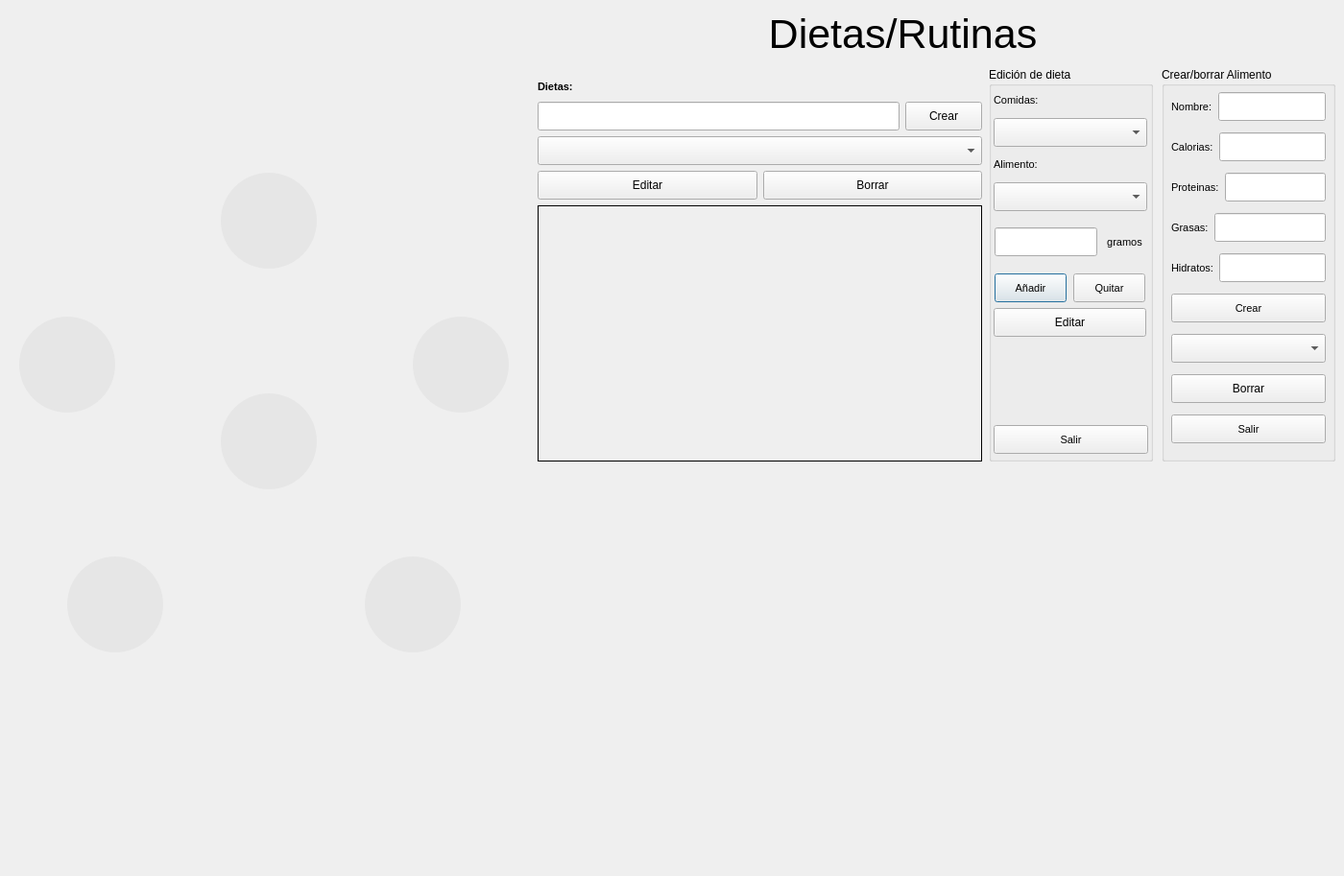
<?xml version="1.0" encoding="UTF-8"?>
<ui version="4.0">
 <class>Dialog</class>
 <widget class="QDialog" name="Dialog">
  <property name="geometry">
   <rect>
    <x>0</x>
    <y>0</y>
    <width>1400</width>
    <height>913</height>
   </rect>
  </property>
  <property name="minimumSize">
   <size>
    <width>1400</width>
    <height>913</height>
   </size>
  </property>
  <property name="maximumSize">
   <size>
    <width>1400</width>
    <height>913</height>
   </size>
  </property>
  <property name="windowTitle">
   <string>Dialog</string>
  </property>
  <widget class="QStackedWidget" name="Ventanas">
   <property name="enabled">
    <bool>true</bool>
   </property>
   <property name="geometry">
    <rect>
     <x>550</x>
     <y>10</y>
     <width>841</width>
     <height>821</height>
    </rect>
   </property>
   <property name="currentIndex">
    <number>1</number>
   </property>
   <widget class="QWidget" name="page">
    <widget class="QLabel" name="label">
     <property name="geometry">
      <rect>
       <x>310</x>
       <y>10</y>
       <width>211</width>
       <height>71</height>
      </rect>
     </property>
     <property name="font">
      <font>
       <pointsize>32</pointsize>
      </font>
     </property>
     <property name="text">
      <string>Perfil</string>
     </property>
     <property name="alignment">
      <set>Qt::AlignCenter</set>
     </property>
    </widget>
   </widget>
   <widget class="QWidget" name="page_3">
    <widget class="QLabel" name="label_2">
     <property name="geometry">
      <rect>
       <x>210</x>
       <y>-10</y>
       <width>361</width>
       <height>71</height>
      </rect>
     </property>
     <property name="font">
      <font>
       <pointsize>32</pointsize>
      </font>
     </property>
     <property name="text">
      <string>Dietas/Rutinas</string>
     </property>
     <property name="alignment">
      <set>Qt::AlignCenter</set>
     </property>
    </widget>
    <widget class="QGroupBox" name="GrupoEditarDietas">
     <property name="enabled">
      <bool>true</bool>
     </property>
     <property name="geometry">
      <rect>
       <x>480</x>
       <y>60</y>
       <width>171</width>
       <height>411</height>
      </rect>
     </property>
     <property name="font">
      <font>
       <weight>50</weight>
       <bold>false</bold>
      </font>
     </property>
     <property name="title">
      <string>Edición de dieta</string>
     </property>
     <widget class="QWidget" name="layoutWidget">
      <property name="geometry">
       <rect>
        <x>5</x>
        <y>22</y>
        <width>161</width>
        <height>381</height>
       </rect>
      </property>
      <layout class="QVBoxLayout" name="verticalLayout">
       <item>
        <widget class="QLabel" name="label_10">
         <property name="maximumSize">
          <size>
           <width>149</width>
           <height>25</height>
          </size>
         </property>
         <property name="font">
          <font>
           <pointsize>8</pointsize>
           <weight>50</weight>
           <bold>false</bold>
          </font>
         </property>
         <property name="text">
          <string>Comidas:</string>
         </property>
         <property name="alignment">
          <set>Qt::AlignLeading|Qt::AlignLeft|Qt::AlignVCenter</set>
         </property>
        </widget>
       </item>
       <item>
        <widget class="QComboBox" name="SelecComidas">
         <property name="minimumSize">
          <size>
           <width>0</width>
           <height>30</height>
          </size>
         </property>
         <property name="maximumSize">
          <size>
           <width>160</width>
           <height>16777215</height>
          </size>
         </property>
         <property name="font">
          <font>
           <pointsize>8</pointsize>
           <weight>50</weight>
           <bold>false</bold>
          </font>
         </property>
        </widget>
       </item>
       <item>
        <widget class="QLabel" name="label_11">
         <property name="maximumSize">
          <size>
           <width>149</width>
           <height>25</height>
          </size>
         </property>
         <property name="font">
          <font>
           <pointsize>8</pointsize>
           <weight>50</weight>
           <bold>false</bold>
          </font>
         </property>
         <property name="text">
          <string>Alimento:</string>
         </property>
         <property name="alignment">
          <set>Qt::AlignLeading|Qt::AlignLeft|Qt::AlignVCenter</set>
         </property>
        </widget>
       </item>
       <item>
        <widget class="QComboBox" name="SelecAlimento">
         <property name="minimumSize">
          <size>
           <width>0</width>
           <height>30</height>
          </size>
         </property>
         <property name="maximumSize">
          <size>
           <width>160</width>
           <height>16777215</height>
          </size>
         </property>
         <property name="font">
          <font>
           <pointsize>8</pointsize>
           <weight>50</weight>
           <bold>false</bold>
          </font>
         </property>
        </widget>
       </item>
       <item>
        <layout class="QHBoxLayout" name="horizontalLayout">
         <property name="sizeConstraint">
          <enum>QLayout::SetMaximumSize</enum>
         </property>
         <item>
          <widget class="QLineEdit" name="InputCantidad">
           <property name="minimumSize">
            <size>
             <width>0</width>
             <height>30</height>
            </size>
           </property>
           <property name="maximumSize">
            <size>
             <width>107</width>
             <height>16777215</height>
            </size>
           </property>
          </widget>
         </item>
         <item>
          <widget class="QLabel" name="label_9">
           <property name="maximumSize">
            <size>
             <width>43</width>
             <height>16777215</height>
            </size>
           </property>
           <property name="font">
            <font>
             <pointsize>8</pointsize>
             <weight>50</weight>
             <bold>false</bold>
            </font>
           </property>
           <property name="text">
            <string>gramos</string>
           </property>
           <property name="alignment">
            <set>Qt::AlignCenter</set>
           </property>
          </widget>
         </item>
        </layout>
       </item>
       <item>
        <layout class="QHBoxLayout" name="horizontalLayout_2">
         <item>
          <widget class="QPushButton" name="bPonerAlimento">
           <property name="minimumSize">
            <size>
             <width>0</width>
             <height>30</height>
            </size>
           </property>
           <property name="maximumSize">
            <size>
             <width>75</width>
             <height>16777215</height>
            </size>
           </property>
           <property name="font">
            <font>
             <pointsize>8</pointsize>
             <weight>50</weight>
             <bold>false</bold>
            </font>
           </property>
           <property name="text">
            <string>Añadir</string>
           </property>
          </widget>
         </item>
         <item>
          <widget class="QPushButton" name="pushButton_3">
           <property name="minimumSize">
            <size>
             <width>0</width>
             <height>30</height>
            </size>
           </property>
           <property name="maximumSize">
            <size>
             <width>75</width>
             <height>16777215</height>
            </size>
           </property>
           <property name="font">
            <font>
             <pointsize>8</pointsize>
             <weight>50</weight>
             <bold>false</bold>
            </font>
           </property>
           <property name="text">
            <string>Quitar</string>
           </property>
          </widget>
         </item>
        </layout>
       </item>
       <item>
        <widget class="QPushButton" name="bEditarAlimento">
         <property name="minimumSize">
          <size>
           <width>159</width>
           <height>30</height>
          </size>
         </property>
         <property name="maximumSize">
          <size>
           <width>75</width>
           <height>16777215</height>
          </size>
         </property>
         <property name="text">
          <string>Editar</string>
         </property>
        </widget>
       </item>
       <item>
        <widget class="QLabel" name="LabelAlimento">
         <property name="minimumSize">
          <size>
           <width>0</width>
           <height>80</height>
          </size>
         </property>
         <property name="maximumSize">
          <size>
           <width>160</width>
           <height>16777215</height>
          </size>
         </property>
         <property name="font">
          <font>
           <pointsize>8</pointsize>
           <weight>50</weight>
           <bold>false</bold>
          </font>
         </property>
         <property name="text">
          <string/>
         </property>
         <property name="alignment">
          <set>Qt::AlignJustify|Qt::AlignVCenter</set>
         </property>
         <property name="wordWrap">
          <bool>true</bool>
         </property>
         <property name="margin">
          <number>0</number>
         </property>
        </widget>
       </item>
       <item>
        <widget class="QPushButton" name="pushButton_7">
         <property name="minimumSize">
          <size>
           <width>0</width>
           <height>30</height>
          </size>
         </property>
         <property name="maximumSize">
          <size>
           <width>1111111</width>
           <height>16777215</height>
          </size>
         </property>
         <property name="font">
          <font>
           <pointsize>8</pointsize>
           <weight>50</weight>
           <bold>false</bold>
          </font>
         </property>
         <property name="text">
          <string>Salir</string>
         </property>
        </widget>
       </item>
      </layout>
     </widget>
    </widget>
    <widget class="QGroupBox" name="GrupoAlimentos">
     <property name="geometry">
      <rect>
       <x>660</x>
       <y>60</y>
       <width>181</width>
       <height>411</height>
      </rect>
     </property>
     <property name="title">
      <string>Crear/borrar Alimento</string>
     </property>
     <widget class="QWidget" name="layoutWidget">
      <property name="geometry">
       <rect>
        <x>10</x>
        <y>20</y>
        <width>161</width>
        <height>381</height>
       </rect>
      </property>
      <layout class="QVBoxLayout" name="verticalLayout_3">
       <item>
        <layout class="QHBoxLayout" name="horizontalLayout_10">
         <item>
          <widget class="QLabel" name="label_13">
           <property name="maximumSize">
            <size>
             <width>16777215</width>
             <height>20</height>
            </size>
           </property>
           <property name="font">
            <font>
             <pointsize>8</pointsize>
            </font>
           </property>
           <property name="text">
            <string>Nombre:</string>
           </property>
          </widget>
         </item>
         <item>
          <widget class="QLineEdit" name="InputNombre">
           <property name="minimumSize">
            <size>
             <width>0</width>
             <height>30</height>
            </size>
           </property>
           <property name="maximumSize">
            <size>
             <width>182</width>
             <height>16777215</height>
            </size>
           </property>
          </widget>
         </item>
        </layout>
       </item>
       <item>
        <layout class="QHBoxLayout" name="horizontalLayout_9">
         <item>
          <widget class="QLabel" name="label_14">
           <property name="maximumSize">
            <size>
             <width>16777215</width>
             <height>20</height>
            </size>
           </property>
           <property name="font">
            <font>
             <pointsize>8</pointsize>
            </font>
           </property>
           <property name="text">
            <string>Calorias:</string>
           </property>
          </widget>
         </item>
         <item>
          <widget class="QLineEdit" name="InputCalorias">
           <property name="minimumSize">
            <size>
             <width>0</width>
             <height>30</height>
            </size>
           </property>
           <property name="maximumSize">
            <size>
             <width>182</width>
             <height>16777215</height>
            </size>
           </property>
          </widget>
         </item>
        </layout>
       </item>
       <item>
        <layout class="QHBoxLayout" name="horizontalLayout_8">
         <item>
          <widget class="QLabel" name="label_15">
           <property name="maximumSize">
            <size>
             <width>16777215</width>
             <height>20</height>
            </size>
           </property>
           <property name="font">
            <font>
             <pointsize>8</pointsize>
            </font>
           </property>
           <property name="text">
            <string>Proteinas:</string>
           </property>
          </widget>
         </item>
         <item>
          <widget class="QLineEdit" name="InputProteinas">
           <property name="minimumSize">
            <size>
             <width>0</width>
             <height>30</height>
            </size>
           </property>
           <property name="maximumSize">
            <size>
             <width>182</width>
             <height>16777215</height>
            </size>
           </property>
          </widget>
         </item>
        </layout>
       </item>
       <item>
        <layout class="QHBoxLayout" name="horizontalLayout_7">
         <item>
          <widget class="QLabel" name="label_17">
           <property name="maximumSize">
            <size>
             <width>16777215</width>
             <height>20</height>
            </size>
           </property>
           <property name="font">
            <font>
             <pointsize>8</pointsize>
            </font>
           </property>
           <property name="text">
            <string>Grasas:</string>
           </property>
          </widget>
         </item>
         <item>
          <widget class="QLineEdit" name="InputGrasas">
           <property name="minimumSize">
            <size>
             <width>0</width>
             <height>30</height>
            </size>
           </property>
           <property name="maximumSize">
            <size>
             <width>182</width>
             <height>16777215</height>
            </size>
           </property>
          </widget>
         </item>
        </layout>
       </item>
       <item>
        <layout class="QHBoxLayout" name="horizontalLayout_6">
         <item>
          <widget class="QLabel" name="label_16">
           <property name="maximumSize">
            <size>
             <width>16777215</width>
             <height>20</height>
            </size>
           </property>
           <property name="font">
            <font>
             <pointsize>8</pointsize>
            </font>
           </property>
           <property name="text">
            <string>Hidratos:</string>
           </property>
          </widget>
         </item>
         <item>
          <widget class="QLineEdit" name="InputHidratos">
           <property name="minimumSize">
            <size>
             <width>0</width>
             <height>30</height>
            </size>
           </property>
           <property name="maximumSize">
            <size>
             <width>182</width>
             <height>16777215</height>
            </size>
           </property>
          </widget>
         </item>
        </layout>
       </item>
       <item>
        <widget class="QPushButton" name="bCrearAlimento">
         <property name="minimumSize">
          <size>
           <width>0</width>
           <height>30</height>
          </size>
         </property>
         <property name="font">
          <font>
           <pointsize>8</pointsize>
          </font>
         </property>
         <property name="text">
          <string>Crear</string>
         </property>
        </widget>
       </item>
       <item>
        <widget class="QComboBox" name="SelecAlimento_2">
         <property name="minimumSize">
          <size>
           <width>0</width>
           <height>30</height>
          </size>
         </property>
         <property name="font">
          <font>
           <pointsize>8</pointsize>
          </font>
         </property>
        </widget>
       </item>
       <item>
        <widget class="QPushButton" name="pushButton_9">
         <property name="minimumSize">
          <size>
           <width>0</width>
           <height>30</height>
          </size>
         </property>
         <property name="text">
          <string>Borrar</string>
         </property>
        </widget>
       </item>
       <item>
        <widget class="QPushButton" name="pushButton_8">
         <property name="minimumSize">
          <size>
           <width>0</width>
           <height>30</height>
          </size>
         </property>
         <property name="maximumSize">
          <size>
           <width>1111111</width>
           <height>16777215</height>
          </size>
         </property>
         <property name="font">
          <font>
           <pointsize>8</pointsize>
          </font>
         </property>
         <property name="text">
          <string>Salir</string>
         </property>
        </widget>
       </item>
      </layout>
     </widget>
    </widget>
    <widget class="QWidget" name="layoutWidget">
     <property name="geometry">
      <rect>
       <x>10</x>
       <y>70</y>
       <width>463</width>
       <height>401</height>
      </rect>
     </property>
     <layout class="QVBoxLayout" name="verticalLayout_2">
      <item>
       <widget class="QLabel" name="label_8">
        <property name="maximumSize">
         <size>
          <width>16777215</width>
          <height>20</height>
         </size>
        </property>
        <property name="font">
         <font>
          <pointsize>8</pointsize>
          <weight>75</weight>
          <bold>true</bold>
         </font>
        </property>
        <property name="text">
         <string>Dietas:</string>
        </property>
       </widget>
      </item>
      <item>
       <layout class="QHBoxLayout" name="horizontalLayout_5">
        <item>
         <widget class="QLineEdit" name="InputDietas">
          <property name="minimumSize">
           <size>
            <width>0</width>
            <height>30</height>
           </size>
          </property>
         </widget>
        </item>
        <item>
         <widget class="QPushButton" name="bCrearDieta">
          <property name="minimumSize">
           <size>
            <width>0</width>
            <height>30</height>
           </size>
          </property>
          <property name="text">
           <string>Crear</string>
          </property>
         </widget>
        </item>
       </layout>
      </item>
      <item>
       <widget class="QComboBox" name="SelecDietas">
        <property name="minimumSize">
         <size>
          <width>0</width>
          <height>30</height>
         </size>
        </property>
        <property name="font">
         <font>
          <pointsize>8</pointsize>
         </font>
        </property>
       </widget>
      </item>
      <item>
       <layout class="QHBoxLayout" name="horizontalLayout_4">
        <item>
         <widget class="QPushButton" name="pushButton_6">
          <property name="minimumSize">
           <size>
            <width>0</width>
            <height>30</height>
           </size>
          </property>
          <property name="text">
           <string>Editar</string>
          </property>
         </widget>
        </item>
        <item>
         <widget class="QPushButton" name="bBorrarDieta">
          <property name="minimumSize">
           <size>
            <width>0</width>
            <height>30</height>
           </size>
          </property>
          <property name="text">
           <string>Borrar</string>
          </property>
         </widget>
        </item>
       </layout>
      </item>
      <item>
       <widget class="QLabel" name="LabelDietas">
        <property name="minimumSize">
         <size>
          <width>461</width>
          <height>241</height>
         </size>
        </property>
        <property name="font">
         <font>
          <pointsize>8</pointsize>
         </font>
        </property>
        <property name="frameShape">
         <enum>QFrame::Box</enum>
        </property>
        <property name="frameShadow">
         <enum>QFrame::Plain</enum>
        </property>
        <property name="text">
         <string/>
        </property>
        <property name="scaledContents">
         <bool>false</bool>
        </property>
        <property name="alignment">
         <set>Qt::AlignJustify|Qt::AlignTop</set>
        </property>
        <property name="wordWrap">
         <bool>true</bool>
        </property>
       </widget>
      </item>
     </layout>
    </widget>
   </widget>
   <widget class="QWidget" name="page_4">
    <widget class="QLabel" name="label_3">
     <property name="geometry">
      <rect>
       <x>270</x>
       <y>10</y>
       <width>261</width>
       <height>71</height>
      </rect>
     </property>
     <property name="font">
      <font>
       <pointsize>32</pointsize>
      </font>
     </property>
     <property name="text">
      <string>Calendario</string>
     </property>
     <property name="alignment">
      <set>Qt::AlignCenter</set>
     </property>
    </widget>
    <widget class="QCalendarWidget" name="Calendario">
     <property name="geometry">
      <rect>
       <x>210</x>
       <y>100</y>
       <width>392</width>
       <height>236</height>
      </rect>
     </property>
    </widget>
    <widget class="QLabel" name="Fecha">
     <property name="geometry">
      <rect>
       <x>250</x>
       <y>450</y>
       <width>311</width>
       <height>81</height>
      </rect>
     </property>
     <property name="text">
      <string/>
     </property>
    </widget>
   </widget>
   <widget class="QWidget" name="page_5">
    <widget class="QLabel" name="label_4">
     <property name="geometry">
      <rect>
       <x>280</x>
       <y>10</y>
       <width>211</width>
       <height>71</height>
      </rect>
     </property>
     <property name="font">
      <font>
       <pointsize>32</pointsize>
      </font>
     </property>
     <property name="text">
      <string>Análisis</string>
     </property>
     <property name="alignment">
      <set>Qt::AlignCenter</set>
     </property>
    </widget>
   </widget>
   <widget class="QWidget" name="page_6">
    <widget class="QLabel" name="label_5">
     <property name="geometry">
      <rect>
       <x>270</x>
       <y>10</y>
       <width>321</width>
       <height>71</height>
      </rect>
     </property>
     <property name="font">
      <font>
       <pointsize>32</pointsize>
      </font>
     </property>
     <property name="text">
      <string>Configuración</string>
     </property>
     <property name="alignment">
      <set>Qt::AlignCenter</set>
     </property>
    </widget>
   </widget>
   <widget class="QWidget" name="page_2">
    <widget class="QLabel" name="label_6">
     <property name="geometry">
      <rect>
       <x>300</x>
       <y>10</y>
       <width>301</width>
       <height>71</height>
      </rect>
     </property>
     <property name="font">
      <font>
       <pointsize>32</pointsize>
      </font>
     </property>
     <property name="text">
      <string>Información</string>
     </property>
     <property name="alignment">
      <set>Qt::AlignCenter</set>
     </property>
    </widget>
   </widget>
  </widget>
  <widget class="QPushButton" name="bAnalisis_2">
   <property name="enabled">
    <bool>true</bool>
   </property>
   <property name="geometry">
    <rect>
     <x>230</x>
     <y>180</y>
     <width>100</width>
     <height>100</height>
    </rect>
   </property>
   <property name="cursor">
    <cursorShape>PointingHandCursor</cursorShape>
   </property>
   <property name="styleSheet">
    <string notr="true">QPushButton{
 border-style: solid;
 border-width:0px;
 border-radius:50px;
 max-width:100px;
 max-height:100px;
 min-width:100px;
 min-height:100px;
 border-color: rgb(195, 195, 195);
 background-image: url(:/Iconos/Calendario_1.png);
background-position: center;
background-color: rgb(230, 230, 230);
}
QPushButton:pressed{
border-color:rgb(27, 134, 200);
border-width: 2px;
background-image: url(:/Iconos/Calendario_2.png);
}

</string>
   </property>
   <property name="text">
    <string/>
   </property>
  </widget>
  <widget class="QPushButton" name="bAnalisis_3">
   <property name="enabled">
    <bool>true</bool>
   </property>
   <property name="geometry">
    <rect>
     <x>20</x>
     <y>330</y>
     <width>100</width>
     <height>100</height>
    </rect>
   </property>
   <property name="cursor">
    <cursorShape>PointingHandCursor</cursorShape>
   </property>
   <property name="styleSheet">
    <string notr="true">QPushButton{
 border-style: solid;
 border-width:0px;
 border-radius:50px;
 max-width:100px;
 max-height:100px;
 min-width:100px;
 min-height:100px;
 border-color: rgb(195, 195, 195);
 background-image: url(:/Iconos/Dietas_1.png);
background-position: center;
background-color: rgb(230, 230, 230);
}
QPushButton:pressed{
border-color:rgb(27, 134, 200);
border-width: 2px;
background-image: url(:/Iconos/Dietas_2.png);
}

</string>
   </property>
   <property name="text">
    <string/>
   </property>
  </widget>
  <widget class="QPushButton" name="bAnalisis_4">
   <property name="enabled">
    <bool>true</bool>
   </property>
   <property name="geometry">
    <rect>
     <x>70</x>
     <y>580</y>
     <width>100</width>
     <height>100</height>
    </rect>
   </property>
   <property name="cursor">
    <cursorShape>PointingHandCursor</cursorShape>
   </property>
   <property name="styleSheet">
    <string notr="true">QPushButton{
 border-style: solid;
 border-width:0px;
 border-radius:50px;
 max-width:100px;
 max-height:100px;
 min-width:100px;
 min-height:100px;
 border-color: rgb(195, 195, 195);
 background-image: url(:/Iconos/Info_1.png);
background-position: center;
background-color: rgb(230, 230, 230);
}
QPushButton:pressed{
border-color:rgb(27, 134, 200);
border-width: 2px;
background-image: url(:/Iconos/Info_2.png);
}

</string>
   </property>
   <property name="text">
    <string/>
   </property>
  </widget>
  <widget class="QPushButton" name="bAnalisis_5">
   <property name="enabled">
    <bool>true</bool>
   </property>
   <property name="geometry">
    <rect>
     <x>380</x>
     <y>580</y>
     <width>100</width>
     <height>100</height>
    </rect>
   </property>
   <property name="cursor">
    <cursorShape>PointingHandCursor</cursorShape>
   </property>
   <property name="styleSheet">
    <string notr="true">QPushButton{
 border-style: solid;
 border-width:0px;
 border-radius:50px;
 max-width:100px;
 max-height:100px;
 min-width:100px;
 min-height:100px;
 border-color: rgb(195, 195, 195);
 background-image: url(:/Iconos/Configuracion_1.png);
background-position: center;
background-color: rgb(230, 230, 230);
}
QPushButton:pressed{
border-color:rgb(27, 134, 200);
border-width: 2px;
background-image: url(:/Iconos/Configuracion_2.png);
}

</string>
   </property>
   <property name="text">
    <string/>
   </property>
  </widget>
  <widget class="QPushButton" name="bAnalisis_6">
   <property name="enabled">
    <bool>true</bool>
   </property>
   <property name="geometry">
    <rect>
     <x>230</x>
     <y>410</y>
     <width>100</width>
     <height>100</height>
    </rect>
   </property>
   <property name="cursor">
    <cursorShape>PointingHandCursor</cursorShape>
   </property>
   <property name="styleSheet">
    <string notr="true">QPushButton{
 border-style: solid;
 border-width:0px;
 border-radius:50px;
 max-width:100px;
 max-height:100px;
 min-width:100px;
 min-height:100px;
 border-color: rgb(195, 195, 195);
 background-image: url(:/Iconos/Perfil_1.png);
background-position: center;
background-color: rgb(230, 230, 230);
}
QPushButton:pressed{
border-color:rgb(27, 134, 200);
border-width: 2px;
background-image: url(:/Iconos/Perfil_2.png);
}

</string>
   </property>
   <property name="text">
    <string/>
   </property>
  </widget>
  <widget class="QPushButton" name="bAnalisis_7">
   <property name="enabled">
    <bool>true</bool>
   </property>
   <property name="geometry">
    <rect>
     <x>430</x>
     <y>330</y>
     <width>100</width>
     <height>100</height>
    </rect>
   </property>
   <property name="cursor">
    <cursorShape>PointingHandCursor</cursorShape>
   </property>
   <property name="styleSheet">
    <string notr="true">QPushButton{
 border-style: solid;
 border-width:0px;
 border-radius:50px;
 max-width:100px;
 max-height:100px;
 min-width:100px;
 min-height:100px;
 border-color: rgb(195, 195, 195);
 background-image: url(:/Iconos/Analisis_1.png);
background-position: center;
background-color: rgb(230, 230, 230);
}
QPushButton:pressed{
border-color:rgb(27, 134, 200);
border-width: 2px;
background-image: url(:/Iconos/Analisis_2.png);
}

</string>
   </property>
   <property name="text">
    <string/>
   </property>
  </widget>
 </widget>
 <tabstops>
  <tabstop>InputNombre</tabstop>
  <tabstop>InputCalorias</tabstop>
  <tabstop>InputProteinas</tabstop>
  <tabstop>InputGrasas</tabstop>
  <tabstop>InputHidratos</tabstop>
  <tabstop>bCrearAlimento</tabstop>
  <tabstop>SelecAlimento_2</tabstop>
  <tabstop>pushButton_9</tabstop>
  <tabstop>InputDietas</tabstop>
  <tabstop>bCrearDieta</tabstop>
  <tabstop>SelecDietas</tabstop>
  <tabstop>pushButton_6</tabstop>
  <tabstop>bBorrarDieta</tabstop>
  <tabstop>SelecComidas</tabstop>
  <tabstop>SelecAlimento</tabstop>
  <tabstop>InputCantidad</tabstop>
  <tabstop>bPonerAlimento</tabstop>
  <tabstop>pushButton_3</tabstop>
  <tabstop>pushButton_7</tabstop>
 </tabstops>
 <resources>
  <include location="Imagenes_aplicacion.qrc"/>
 </resources>
 <connections>
  <connection>
   <sender>bCrearAlimento</sender>
   <signal>clicked()</signal>
   <receiver>Dialog</receiver>
   <slot>CrearAlimento()</slot>
   <hints>
    <hint type="sourcelabel">
     <x>1233</x>
     <y>358</y>
    </hint>
    <hint type="destinationlabel">
     <x>528</x>
     <y>303</y>
    </hint>
   </hints>
  </connection>
  <connection>
   <sender>InputHidratos</sender>
   <signal>textEdited(QString)</signal>
   <receiver>Dialog</receiver>
   <slot>ActivarCrearAlimento()</slot>
   <hints>
    <hint type="sourcelabel">
     <x>1368</x>
     <y>315</y>
    </hint>
    <hint type="destinationlabel">
     <x>551</x>
     <y>258</y>
    </hint>
   </hints>
  </connection>
  <connection>
   <sender>InputGrasas</sender>
   <signal>textEdited(QString)</signal>
   <receiver>Dialog</receiver>
   <slot>ActivarCrearAlimento()</slot>
   <hints>
    <hint type="sourcelabel">
     <x>1344</x>
     <y>268</y>
    </hint>
    <hint type="destinationlabel">
     <x>548</x>
     <y>206</y>
    </hint>
   </hints>
  </connection>
  <connection>
   <sender>InputProteinas</sender>
   <signal>textEdited(QString)</signal>
   <receiver>Dialog</receiver>
   <slot>ActivarCrearAlimento()</slot>
   <hints>
    <hint type="sourcelabel">
     <x>1368</x>
     <y>220</y>
    </hint>
    <hint type="destinationlabel">
     <x>526</x>
     <y>156</y>
    </hint>
   </hints>
  </connection>
  <connection>
   <sender>InputCalorias</sender>
   <signal>textEdited(QString)</signal>
   <receiver>Dialog</receiver>
   <slot>ActivarCrearAlimento()</slot>
   <hints>
    <hint type="sourcelabel">
     <x>1368</x>
     <y>173</y>
    </hint>
    <hint type="destinationlabel">
     <x>525</x>
     <y>97</y>
    </hint>
   </hints>
  </connection>
  <connection>
   <sender>InputNombre</sender>
   <signal>textEdited(QString)</signal>
   <receiver>Dialog</receiver>
   <slot>ActivarCrearAlimento()</slot>
   <hints>
    <hint type="sourcelabel">
     <x>1357</x>
     <y>125</y>
    </hint>
    <hint type="destinationlabel">
     <x>551</x>
     <y>50</y>
    </hint>
   </hints>
  </connection>
  <connection>
   <sender>pushButton_9</sender>
   <signal>clicked()</signal>
   <receiver>Dialog</receiver>
   <slot>BorrarAlimento()</slot>
   <hints>
    <hint type="sourcelabel">
     <x>1346</x>
     <y>432</y>
    </hint>
    <hint type="destinationlabel">
     <x>497</x>
     <y>501</y>
    </hint>
   </hints>
  </connection>
  <connection>
   <sender>bCrearDieta</sender>
   <signal>clicked()</signal>
   <receiver>Dialog</receiver>
   <slot>CrearDieta()</slot>
   <hints>
    <hint type="sourcelabel">
     <x>1020</x>
     <y>142</y>
    </hint>
    <hint type="destinationlabel">
     <x>546</x>
     <y>790</y>
    </hint>
   </hints>
  </connection>
  <connection>
   <sender>bBorrarDieta</sender>
   <signal>clicked()</signal>
   <receiver>Dialog</receiver>
   <slot>BorrarDieta()</slot>
   <hints>
    <hint type="sourcelabel">
     <x>954</x>
     <y>226</y>
    </hint>
    <hint type="destinationlabel">
     <x>546</x>
     <y>740</y>
    </hint>
   </hints>
  </connection>
  <connection>
   <sender>InputDietas</sender>
   <signal>textEdited(QString)</signal>
   <receiver>Dialog</receiver>
   <slot>ActivarCrearDieta()</slot>
   <hints>
    <hint type="sourcelabel">
     <x>684</x>
     <y>142</y>
    </hint>
    <hint type="destinationlabel">
     <x>545</x>
     <y>695</y>
    </hint>
   </hints>
  </connection>
  <connection>
   <sender>pushButton_6</sender>
   <signal>clicked()</signal>
   <receiver>Dialog</receiver>
   <slot>EditarDieta()</slot>
   <hints>
    <hint type="sourcelabel">
     <x>617</x>
     <y>226</y>
    </hint>
    <hint type="destinationlabel">
     <x>553</x>
     <y>659</y>
    </hint>
   </hints>
  </connection>
  <connection>
   <sender>pushButton_7</sender>
   <signal>clicked()</signal>
   <receiver>Dialog</receiver>
   <slot>SalirEditarDieta()</slot>
   <hints>
    <hint type="sourcelabel">
     <x>1175</x>
     <y>470</y>
    </hint>
    <hint type="destinationlabel">
     <x>517</x>
     <y>843</y>
    </hint>
   </hints>
  </connection>
  <connection>
   <sender>bPonerAlimento</sender>
   <signal>clicked()</signal>
   <receiver>Dialog</receiver>
   <slot>PonerAlimento()</slot>
   <hints>
    <hint type="sourcelabel">
     <x>1111</x>
     <y>307</y>
    </hint>
    <hint type="destinationlabel">
     <x>527</x>
     <y>823</y>
    </hint>
   </hints>
  </connection>
  <connection>
   <sender>InputCantidad</sender>
   <signal>textEdited(QString)</signal>
   <receiver>Dialog</receiver>
   <slot>ActivarPonerAlimento()</slot>
   <hints>
    <hint type="sourcelabel">
     <x>1115</x>
     <y>263</y>
    </hint>
    <hint type="destinationlabel">
     <x>422</x>
     <y>786</y>
    </hint>
   </hints>
  </connection>
  <connection>
   <sender>pushButton_3</sender>
   <signal>clicked()</signal>
   <receiver>Dialog</receiver>
   <slot>QuitarAlimento()</slot>
   <hints>
    <hint type="sourcelabel">
     <x>1193</x>
     <y>307</y>
    </hint>
    <hint type="destinationlabel">
     <x>515</x>
     <y>595</y>
    </hint>
   </hints>
  </connection>
  <connection>
   <sender>bEditarAlimento</sender>
   <signal>clicked()</signal>
   <receiver>Dialog</receiver>
   <slot>EditarAlimento()</slot>
   <hints>
    <hint type="sourcelabel">
     <x>1167</x>
     <y>332</y>
    </hint>
    <hint type="destinationlabel">
     <x>539</x>
     <y>553</y>
    </hint>
   </hints>
  </connection>
  <connection>
   <sender>pushButton_8</sender>
   <signal>clicked()</signal>
   <receiver>Dialog</receiver>
   <slot>SalirEditarAlimento()</slot>
   <hints>
    <hint type="sourcelabel">
     <x>1285</x>
     <y>447</y>
    </hint>
    <hint type="destinationlabel">
     <x>365</x>
     <y>730</y>
    </hint>
   </hints>
  </connection>
  <connection>
   <sender>bAnalisis_2</sender>
   <signal>clicked()</signal>
   <receiver>Dialog</receiver>
   <slot>ActCalendario()</slot>
   <hints>
    <hint type="sourcelabel">
     <x>276</x>
     <y>237</y>
    </hint>
    <hint type="destinationlabel">
     <x>177</x>
     <y>88</y>
    </hint>
   </hints>
  </connection>
  <connection>
   <sender>bAnalisis_7</sender>
   <signal>clicked()</signal>
   <receiver>Dialog</receiver>
   <slot>ActAnalisis()</slot>
   <hints>
    <hint type="sourcelabel">
     <x>457</x>
     <y>362</y>
    </hint>
    <hint type="destinationlabel">
     <x>342</x>
     <y>318</y>
    </hint>
   </hints>
  </connection>
  <connection>
   <sender>bAnalisis_5</sender>
   <signal>clicked()</signal>
   <receiver>Dialog</receiver>
   <slot>ActConfiguracion()</slot>
   <hints>
    <hint type="sourcelabel">
     <x>423</x>
     <y>603</y>
    </hint>
    <hint type="destinationlabel">
     <x>310</x>
     <y>584</y>
    </hint>
   </hints>
  </connection>
  <connection>
   <sender>bAnalisis_4</sender>
   <signal>clicked()</signal>
   <receiver>Dialog</receiver>
   <slot>ActInformacion()</slot>
   <hints>
    <hint type="sourcelabel">
     <x>124</x>
     <y>635</y>
    </hint>
    <hint type="destinationlabel">
     <x>60</x>
     <y>528</y>
    </hint>
   </hints>
  </connection>
  <connection>
   <sender>bAnalisis_6</sender>
   <signal>clicked()</signal>
   <receiver>Dialog</receiver>
   <slot>ActPerfil()</slot>
   <hints>
    <hint type="sourcelabel">
     <x>285</x>
     <y>427</y>
    </hint>
    <hint type="destinationlabel">
     <x>282</x>
     <y>380</y>
    </hint>
   </hints>
  </connection>
  <connection>
   <sender>bAnalisis_3</sender>
   <signal>clicked()</signal>
   <receiver>Dialog</receiver>
   <slot>ActDietas()</slot>
   <hints>
    <hint type="sourcelabel">
     <x>84</x>
     <y>345</y>
    </hint>
    <hint type="destinationlabel">
     <x>51</x>
     <y>288</y>
    </hint>
   </hints>
  </connection>
  <connection>
   <sender>bPonerAlimento</sender>
   <signal>clicked()</signal>
   <receiver>Dialog</receiver>
   <slot>MostrarInfoDieta()</slot>
   <hints>
    <hint type="sourcelabel">
     <x>1072</x>
     <y>289</y>
    </hint>
    <hint type="destinationlabel">
     <x>329</x>
     <y>541</y>
    </hint>
   </hints>
  </connection>
  <connection>
   <sender>pushButton_3</sender>
   <signal>clicked()</signal>
   <receiver>Dialog</receiver>
   <slot>MostrarInfoDieta()</slot>
   <hints>
    <hint type="sourcelabel">
     <x>1143</x>
     <y>295</y>
    </hint>
    <hint type="destinationlabel">
     <x>360</x>
     <y>526</y>
    </hint>
   </hints>
  </connection>
  <connection>
   <sender>SelecAlimento</sender>
   <signal>currentIndexChanged(QString)</signal>
   <receiver>Dialog</receiver>
   <slot>MostrarInfoAlimento()</slot>
   <hints>
    <hint type="sourcelabel">
     <x>1060</x>
     <y>214</y>
    </hint>
    <hint type="destinationlabel">
     <x>461</x>
     <y>456</y>
    </hint>
   </hints>
  </connection>
  <connection>
   <sender>Calendario</sender>
   <signal>clicked(QDate)</signal>
   <receiver>Dialog</receiver>
   <slot>EditarFecha()</slot>
   <hints>
    <hint type="sourcelabel">
     <x>1048</x>
     <y>204</y>
    </hint>
    <hint type="destinationlabel">
     <x>499</x>
     <y>121</y>
    </hint>
   </hints>
  </connection>
  <connection>
   <sender>SelecDietas</sender>
   <signal>currentIndexChanged(QString)</signal>
   <receiver>Dialog</receiver>
   <slot>MostrarInfoDieta()</slot>
   <hints>
    <hint type="sourcelabel">
     <x>791</x>
     <y>171</y>
    </hint>
    <hint type="destinationlabel">
     <x>121</x>
     <y>146</y>
    </hint>
   </hints>
  </connection>
 </connections>
 <slots>
  <slot>ActCalendario()</slot>
  <slot>ActAnalisis()</slot>
  <slot>ActDietas()</slot>
  <slot>ActPerfil()</slot>
  <slot>ActConfiguracion()</slot>
  <slot>ActInformacion()</slot>
  <slot>MostrarInfoAlimento()</slot>
  <slot>CrearAlimento()</slot>
  <slot>ActivarCrearAlimento()</slot>
  <slot>BorrarAlimento()</slot>
  <slot>CrearDieta()</slot>
  <slot>BorrarDieta()</slot>
  <slot>ActivarCrearDieta()</slot>
  <slot>EditarDieta()</slot>
  <slot>SalirEditarDieta()</slot>
  <slot>PonerAlimento()</slot>
  <slot>ActivarPonerAlimento()</slot>
  <slot>slotPrueba()</slot>
  <slot>QuitarAlimento()</slot>
  <slot>EditarAlimento()</slot>
  <slot>SalirEditarAlimento()</slot>
  <slot>MostrarInfoDieta()</slot>
  <slot>EditarFecha()</slot>
 </slots>
</ui>
